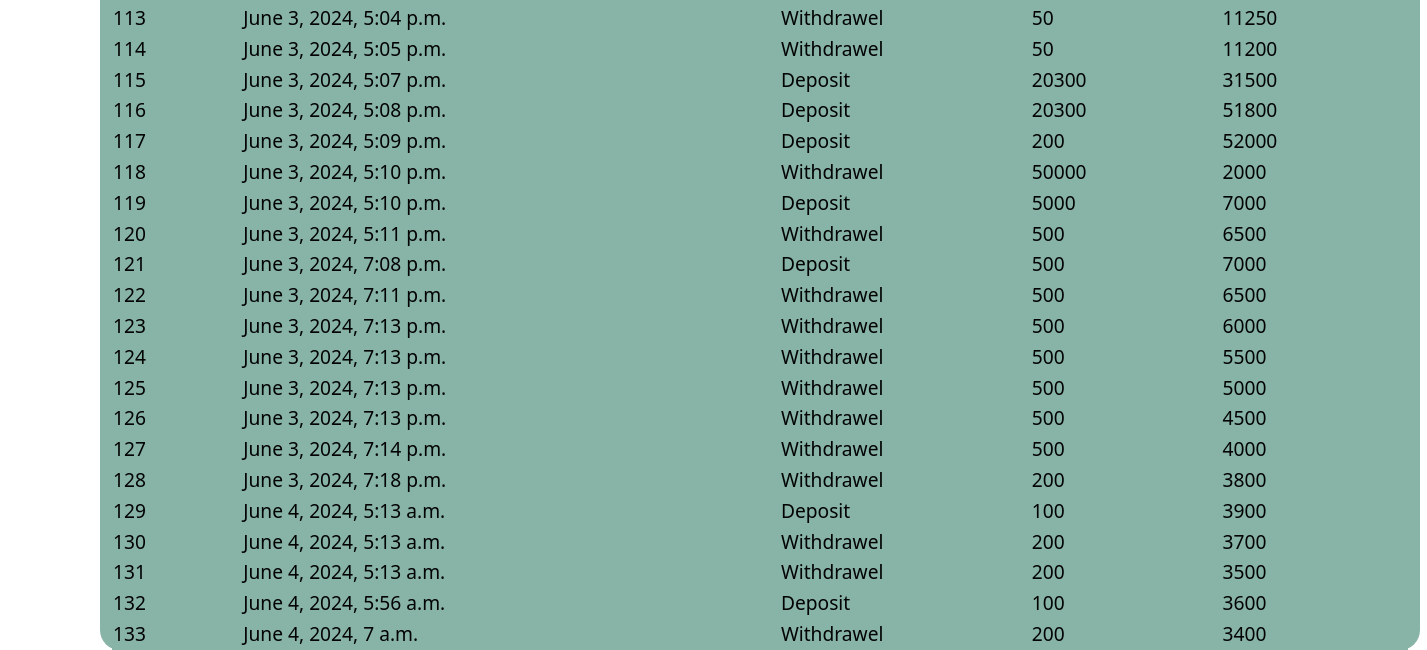
The app's page /viewhistory (signed in, lower part), older data.
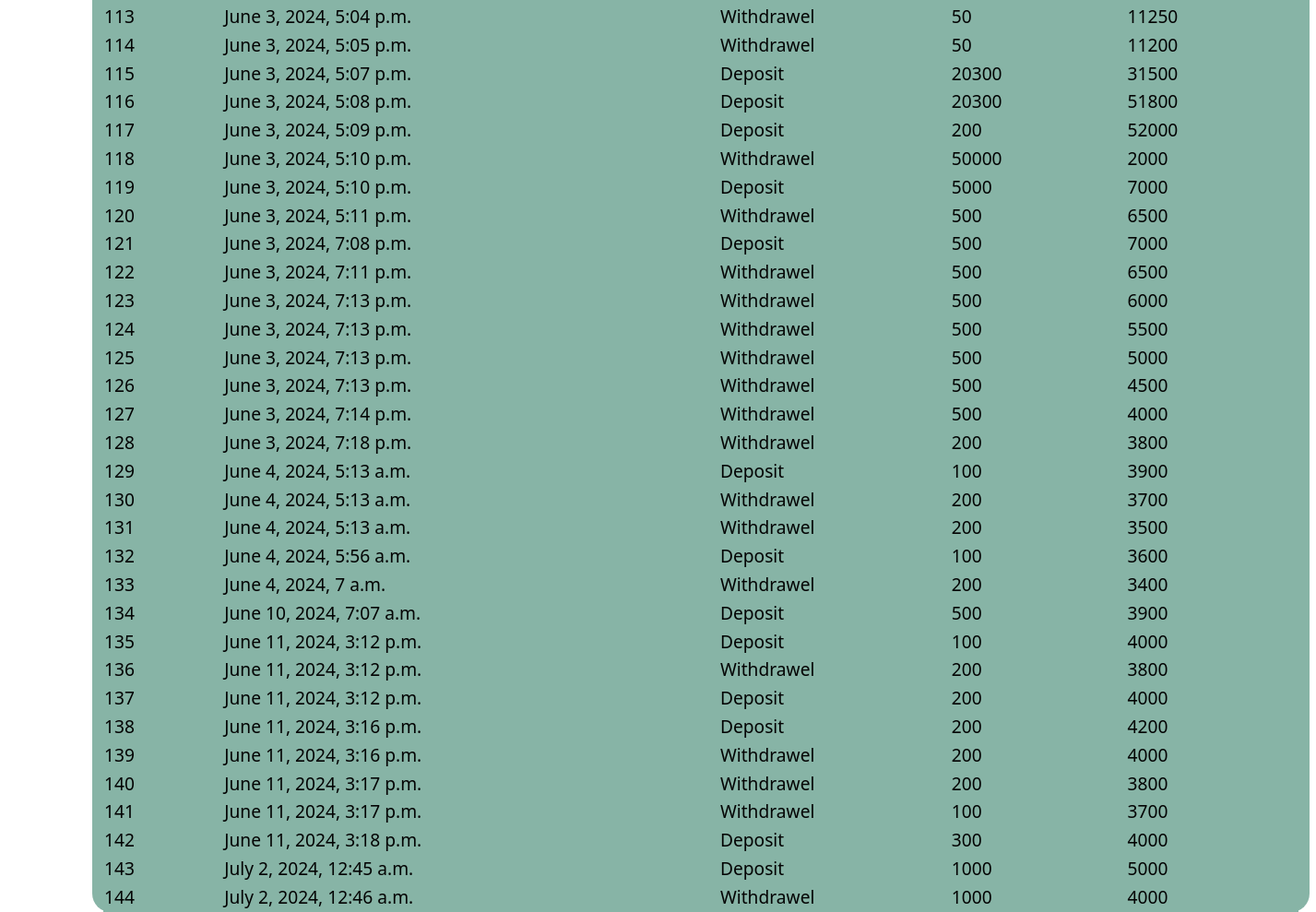
The same page, newer data.
### app/models.py (models this page shows)
class transaction(models.Model):
    user_id = models.ForeignKey(CustomeUser, on_delete=models.CASCADE)
    details=models.CharField(null=True,blank=True,max_length=200)
    amount=models.IntegerField(null=True,blank=True)
    balance=models.IntegerField(null=True,blank=True)
    dateandtime = models.DateTimeField(auto_now_add=True)

### app/views.py (the view)
# urls.py: path('viewhistory',views.viewhistory,name='viewhistory'),
def viewhistory(request):
    datas = transaction.objects.filter(user_id=request.user.id)
    return render(request,'user/viewhistory.html',{'data':datas})

### template/user/viewhistory.html (shortened to what this page needs)
{% extends 'user/home.html' %}
{% block content %}
<div class="container">
        <table>
            {% for i in data %}
            <tr>
                <td>{{ forloop.counter }}</td>
                <td>{{ i.dateandtime }}</td>
                <td>{{ i.details }}</td>
                <td>{{ i.amount }}</td>
                <td>{{ i.balance}}</td>
            </tr>
            {% endfor %}
        </table>
</div>
{% endblock %}

Row changes from the older to the newer data that the page shows:
added transaction: dateandtime "June 10, 2024, 7:07 a.m.", details "Deposit", amount "500", balance "3900"
added transaction: dateandtime "June 11, 2024, 3:12 p.m.", details "Deposit", amount "100", balance "4000"
added transaction: dateandtime "June 11, 2024, 3:12 p.m.", details "Withdrawel", amount "200", balance "3800"
added transaction: dateandtime "June 11, 2024, 3:12 p.m.", details "Deposit", amount "200", balance "4000"
added transaction: dateandtime "June 11, 2024, 3:16 p.m.", details "Deposit", amount "200", balance "4200"
added transaction: dateandtime "June 11, 2024, 3:16 p.m.", details "Withdrawel", amount "200", balance "4000"
added transaction: dateandtime "June 11, 2024, 3:17 p.m.", details "Withdrawel", amount "200", balance "3800"
added transaction: dateandtime "June 11, 2024, 3:17 p.m.", details "Withdrawel", amount "100", balance "3700"
added transaction: dateandtime "June 11, 2024, 3:18 p.m.", details "Deposit", amount "300", balance "4000"
added transaction: dateandtime "July 2, 2024, 12:45 a.m.", details "Deposit", amount "1000", balance "5000"
added transaction: dateandtime "July 2, 2024, 12:46 a.m.", details "Withdrawel", amount "1000", balance "4000"
